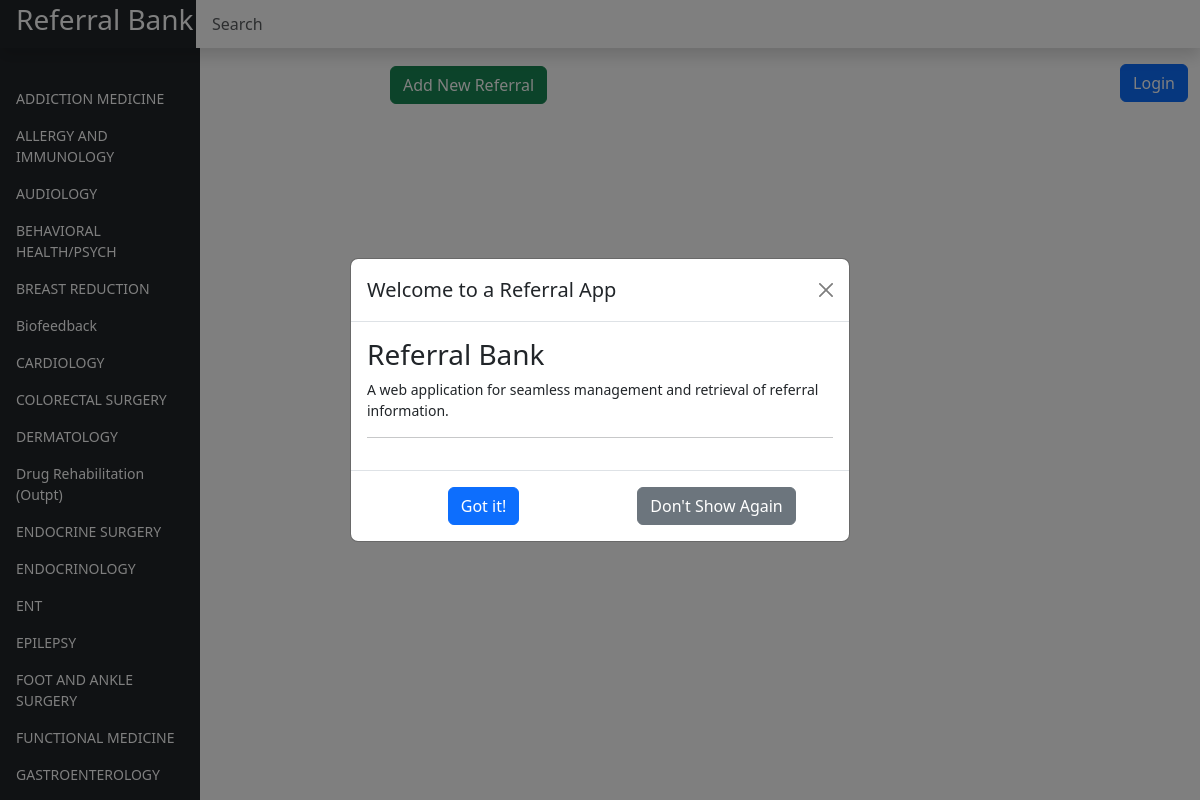
The page / on the database its author committed.
### tables this page shows
CREATE TABLE "referrals" (
                id INTEGER PRIMARY KEY,
                SPECIALTY TEXT,
                NAME_OF_ORGANIZATION TEXT,
                NAME TEXT,
                LOCATION TEXT,
                PHONE_NUMBER TEXT,
                FAX_NUMBER TEXT,
                WEBSITE TEXT,
                NOTES TEXT,
                EMAIL TEXT
            , PARSED_SEARCH INTEGER DEFAULT 0);

### app.py (the view)
@app.route('/')
def home():
    df = load_data()
    df = mod_df(df)
    specialties = df['SPECIALTY'].unique().tolist()
    return render_template('dashboard.html', specialties=specialties)

### app.py (called while the page is built)
def mod_df(df):
    df = df.sort_values(by='SPECIALTY').reset_index(drop=True)
    print(len(df))
    df['NAME_OF_ORGANIZATION'].fillna('Unknown Organization', inplace=True)
    df['NAME'].fillna('', inplace=True)
    print(f"modified df: {df.head()}")
    return df

def load_data():
    conn = sqlite3.connect(DB_PATH)
    df = pd.read_sql_query("SELECT * FROM referrals", conn)
    conn.close()
    return df

### templates/dashboard.html (shortened to what this page needs)
<!doctype html>
<html lang="en" class="ms-0">
<head>
  <link href="https://cdn.jsdelivr.net/npm/bootstrap@5.3.0/dist/css/bootstrap.min.css" rel="stylesheet"
>
  <link rel="stylesheet" href="https://cdnjs.cloudflare.com/ajax/libs/font-awesome/5.15.3/css/all.min.css">
  <link rel="stylesheet" type="text/css" href="https://cdn.datatables.net/1.13.4/css/jquery.dataTables.min.css">
  <link rel="stylesheet" type="text/css"
    href="https://cdn.datatables.net/responsive/2.2.9/css/responsive.dataTables.min.css">
  <link rel="stylesheet" href="https://cdnjs.cloudflare.com/ajax/libs/font-awesome/5.15.1/css/all.min.css">
  <link rel="stylesheet" type="text/css"
    href="https://cdnjs.cloudflare.com/ajax/libs/toastr.js/latest/css/toastr.min.css">
  <link href="{{ url_for('static', filename='css/dashboard.css') }}" rel="stylesheet">
</head>
<body>
  <header class="navbar navbar-dark sticky-top bg-dark flex-md-nowrap p-0 shadow">
    <div id="title_T" class="col-md-3 h3 ms-3  text-white" data-pg-name="Title">Referral Bank</div>
    <input class="form-control form-control-dark w-100" type="text" placeholder="Search" aria-label="Search"
      id="search">
  </header>
  <div class="modal fade" id="initialInfoModal" tabindex="-1" aria-labelledby="initialInfoModalLabel"
    aria-hidden="true">
    <div class="modal-dialog modal-dialog-centered">
      <div class="modal-content">
        <div class="modal-header">
          <h5 class="modal-title" id="initialInfoModalLabel">Welcome to a Referral App</h5>
          <button type="button" class="btn-close" data-bs-dismiss="modal" aria-label="Close"></button>
        </div>
        <div class="modal-body">
          <div class="referral-bank-modal">
            <h3>Referral Bank</h3>
            <p>A web application for seamless management and retrieval of referral information.</p>
            <hr>
          </div>
        </div>
        <div class="modal-footer">
          <div class="container-fluid">
            <div class="row">
              <div class="col text-center">
                <button type="button" class="btn btn-primary" data-bs-dismiss="modal">Got it!</button>
              </div>
              <div class="col text-center">
                <button id="dontShowAgainBtn" class="btn btn-secondary">Don't Show Again</button>
              </div>
            </div>
          </div>
        </div>
      </div>
    </div>
  </div>
  <div id="main_info" class="container-fluid">
    <div class="row">
      <nav id="sidebar" class="col-md-3 col-lg-2 d-md-block bg-light sidebar">
        <div class="position-sticky pt-3 bg-dark">
          <ul class="nav flex-column" id="specialties">
            {% for specialty in specialties %}
            <li class="nav-item"><a class="nav-link" href="#">{{ specialty }}</a>
            </li>
            {% endfor %}
          </ul>
        </div>
      </nav>
      <main class="col-md-9 col-lg-7 px-md-4 main">
        <h2> <button id="addReferral" class="btn btn-success ms-3">Add New Referral</button> </h2>
      </main>
      <div class="col-lg-auto col-md-auto col-xl-auto col-xxl-auto ms-auto">
        <h3><button id="loginButton" class="btn btn-primary">Login</button>
        </h3>
      </div>
    </div>
  </div>
</body>
</html>

### static/css/dashboard.css (style rules this page uses)
body { font-size: .875rem; }
.sidebar { position: fixed; top: 0; bottom: 0; left: 0; z-index: 100; padding: 48px 0 0; box-shadow: inset -1px 0 0 rgba(0, 0, 0, .1); }
.sidebar { padding: 48px 0 0; box-shadow: inset -1px 0 0 rgba(0, 0, 0, .1); overflow-y: auto; max-height: 100vh; }
.sidebar .nav-link { font-weight: 500; color: #ffffff; }
.navbar .form-control { padding: .75rem 1rem; border-width: 0; border-radius: 0; }
.form-control-dark { color: #fff; border-color: rgba(255, 255, 255, .1); }
main { margin-left: 350px; }
#title_T { width: 15%; }
#main_info { margin-top: 15px; }

### rows shown on the page
referrals: SPECIALTY "ADDICTION MEDICINE"
referrals: SPECIALTY "ALLERGY AND IMMUNOLOGY"
referrals: SPECIALTY "AUDIOLOGY"
referrals: SPECIALTY "BEHAVIORAL HEALTH/PSYCH"
referrals: SPECIALTY "BREAST REDUCTION"
referrals: SPECIALTY "Biofeedback"
referrals: SPECIALTY "CARDIOLOGY"
referrals: SPECIALTY "COLORECTAL SURGERY"
referrals: SPECIALTY "DERMATOLOGY"
referrals: SPECIALTY "Drug Rehabilitation (Outpt)"
referrals: SPECIALTY "ENDOCRINE SURGERY"
referrals: SPECIALTY "ENDOCRINOLOGY"
referrals: SPECIALTY "ENT"
referrals: SPECIALTY "EPILEPSY"
referrals: SPECIALTY "FOOT AND ANKLE SURGERY"
referrals: SPECIALTY "FUNCTIONAL MEDICINE"
referrals: SPECIALTY "GASTROENTEROLOGY"
